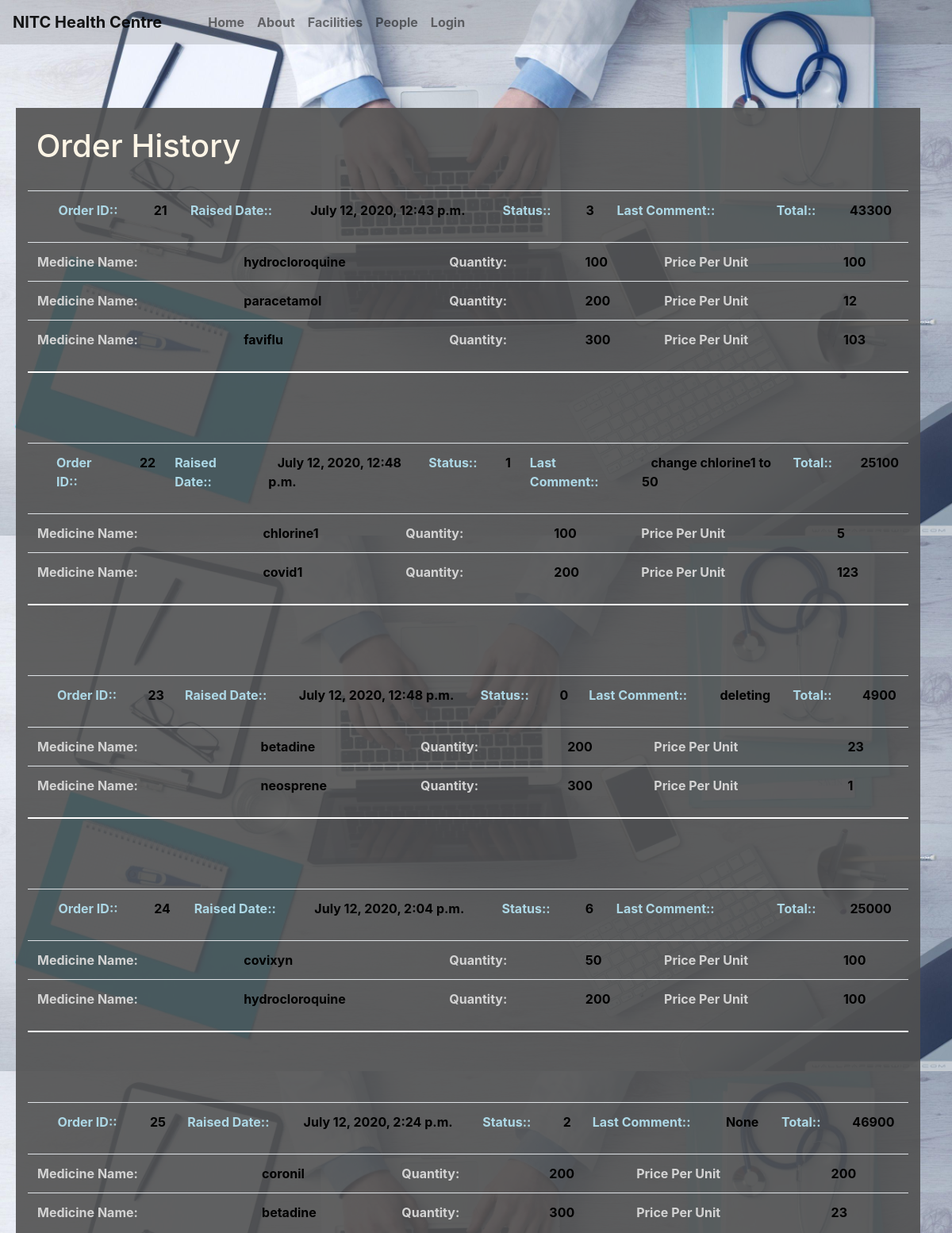
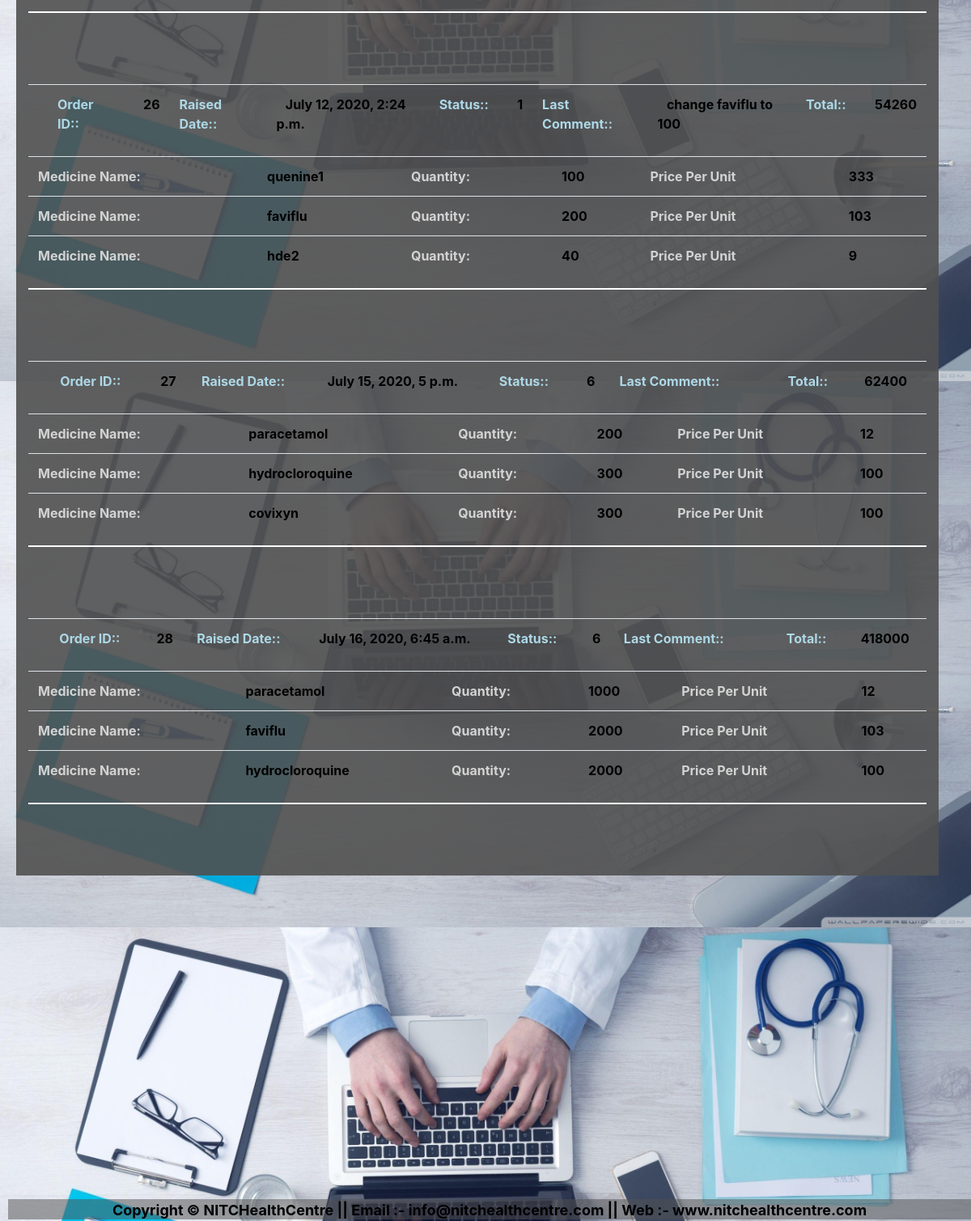
Screenshot of /hmsmain/viewOrders/ with the database file from the repository (2 pictures, top to bottom).
### hmsmain/models.py (models this page shows)
class Order(models.Model):
    oid = models.AutoField
    status = models.IntegerField(default=2,null=True)
    lastComment = models.CharField(max_length=100,null=True)
    lastAcess = models.DateTimeField(default=datetime.now, blank=True)
    total = models.IntegerField(default=0,null=True)

class orderDetail(models.Model):
    ooid = models.ForeignKey(
        Order, on_delete=models.CASCADE, null=True, related_name='order_id')
    omid = models.ForeignKey(
        Medicine, on_delete=models.CASCADE, null=True, related_name='omid')
    omqty = models.IntegerField(default=0, null=True)

class Medicine(models.Model):
    mid = models.AutoField
    mname = models.CharField(max_length=50)
    minfo = models.CharField(max_length=50, default="",null=True)
    mprice = models.IntegerField(default=0,null=True)
    mqty = models.IntegerField(default=0,null=True)
    def __str__(self):
        return self.mname

### hmsmain/views.py (the view)
# urls.py: path('viewOrders/',views.viewOrders,name='viewOrders'),
def viewOrders(request):
    orderl = Order.objects.all()
    orderdetaill = orderDetail.objects.all()
    medicinel = Medicine.objects.all()
    return render(request, 'hmsmain/viewOrders.html', {'orderl': orderl,'orderdetaill':orderdetaill,
                                                              'medicinel':medicinel})

### hmsmain/templates/hmsmain/viewOrders.html (shortened to what this page needs)
{% extends 'hmsmain/basic.html' %}
{% block body %}
<div class="container" style="background-color: #e3f2fd;
    color:black;background: transparent;opacity: 5;font-weight:bold;background: rgba(80, 80, 80, 0.9);margin: 80px 5px 5px 20px;">
<br>
    <h1 style="color: oldlace">&nbsp;Order History</h1>
<br>
    {% for m in orderl %}
        <table class="table" >
<th>
                <td style="color: lightblue">Order ID::</td>
                <td style="color: black;">&nbsp;&nbsp;&nbsp;{{ m.pk }}</td>
                <td style="color: lightblue">Raised Date::</td>
                <td style="color: black;">&nbsp;&nbsp;&nbsp;{{ m.lastAcess }}</td>
                <td style="color: lightblue">Status::</td>
                <td style="color: black;">&nbsp;&nbsp;&nbsp;{{ m.status }}</td>
                <td style="color: lightblue">Last Comment::</td>
                <td style="color: black;">&nbsp;&nbsp;&nbsp;{{ m.lastComment }}</td>
                <td style="color: lightblue">Total::</td>
                <td style="color: black;">&nbsp;&nbsp;&nbsp;{{ m.total }}</td>
                </th>
        </table>
<table class="table">
        <tr>
        {% for o in orderdetaill %}
    {%  if m == o.ooid %}
                <td style="color: lightgray">Medicine Name:</td>
                <td style="color: black;">&nbsp;&nbsp;&nbsp;{{ o.omid }}</td>
                <td style="color: lightgray">Quantity: </td>
                <td style="color: black">&nbsp;&nbsp;&nbsp;{{ o.omqty }}</td>
                <td style="color: lightgray">Price Per Unit </td>
                <td style="color: black">&nbsp;&nbsp;&nbsp;{{ o.omid.mprice }}</td>
</tr>
{%  endif %}
            {%  endfor %}
         </table>
<hr style="border: 1px groove white;" />
        <br>
        <br>
        <br>
{%  endfor %}
</div>
{% endblock %}

### hmsmain/templates/hmsmain/basic.html (style rules this page uses)
body { background-image: url('/static/hmsmain/img/5.jpg'); background-image: ; background-size: cover; background-repeat: repeat; background-repeat: repeat-x; background-repeat: repeat-y; height: 300px; width: 100%; }

### rows the page displays
Order: pk "21", lastAcess "July 12, 2020, 12:43 p.m.", status "3", total "43300"
orderDetail: omid "hydrocloroquine", omqty "100", omid.mprice "100"
orderDetail: omid "paracetamol", omqty "200", omid.mprice "12"
orderDetail: omid "faviflu", omqty "300", omid.mprice "103"
Order: pk "22", lastAcess "July 12, 2020, 12:48 p.m.", status "1", lastComment "change chlorine1 to 50", total "25100"
orderDetail: omid "chlorine1", omqty "100", omid.mprice "5"
orderDetail: omid "covid1", omqty "200", omid.mprice "123"
Order: pk "23", lastAcess "July 12, 2020, 12:48 p.m.", status "0", lastComment "deleting", total "4900"
orderDetail: omid "betadine", omqty "200", omid.mprice "23"
orderDetail: omid "neosprene", omqty "300", omid.mprice "1"
Order: pk "24", lastAcess "July 12, 2020, 2:04 p.m.", status "6", total "25000"
orderDetail: omid "covixyn", omqty "50", omid.mprice "100"
orderDetail: omid "hydrocloroquine", omqty "200", omid.mprice "100"
Order: pk "25", lastAcess "July 12, 2020, 2:24 p.m.", status "2", lastComment "None", total "46900"
orderDetail: omid "coronil", omqty "200", omid.mprice "200"
orderDetail: omid "betadine", omqty "300", omid.mprice "23"
Order: pk "26", lastAcess "July 12, 2020, 2:24 p.m.", status "1", lastComment "change faviflu to 100", total "54260"
orderDetail: omid "quenine1", omqty "100", omid.mprice "333"
orderDetail: omid "faviflu", omqty "200", omid.mprice "103"
orderDetail: omid "hde2", omqty "40", omid.mprice "9"
Order: pk "27", lastAcess "July 15, 2020, 5 p.m.", status "6", total "62400"
orderDetail: omid "paracetamol", omqty "200", omid.mprice "12"
orderDetail: omid "hydrocloroquine", omqty "300", omid.mprice "100"
orderDetail: omid "covixyn", omqty "300", omid.mprice "100"
Order: pk "28", lastAcess "July 16, 2020, 6:45 a.m.", status "6", total "418000"
orderDetail: omid "paracetamol", omqty "1000", omid.mprice "12"
orderDetail: omid "faviflu", omqty "2000", omid.mprice "103"
orderDetail: omid "hydrocloroquine", omqty "2000", omid.mprice "100"
